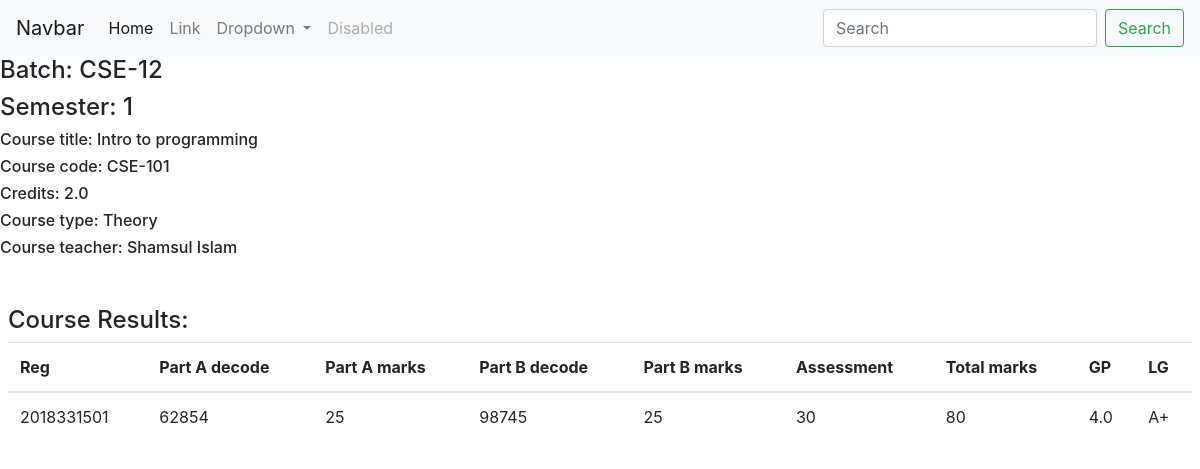
Page /main/course_view/CSE-12/1/Theory/CSE-101 on the earlier database version.
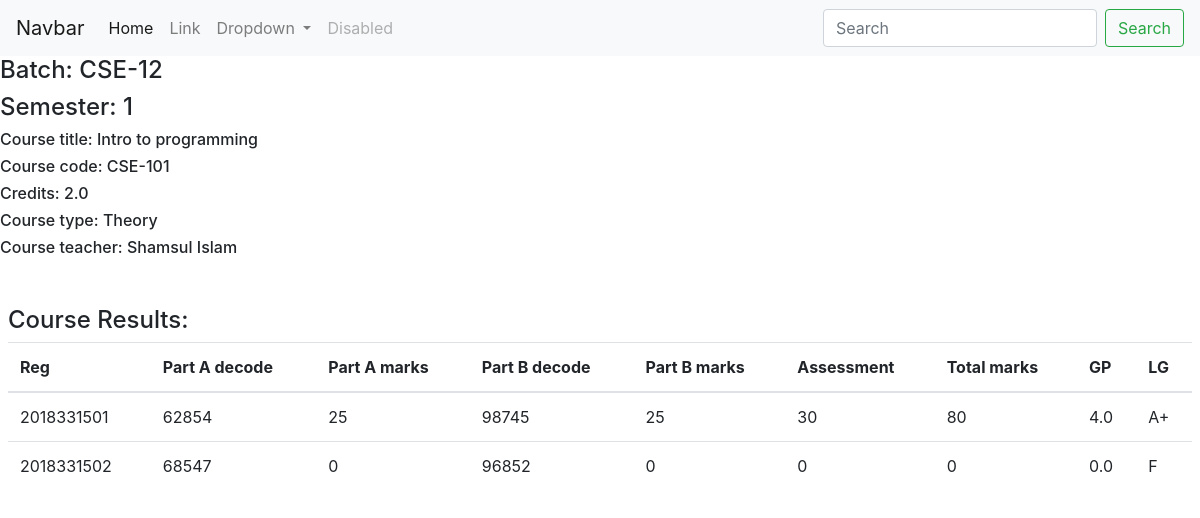
Same page on the later database version.
### main/models.py (models this page shows)
class TheoryCourseResult(models.Model):
    id = models.AutoField
    reg_no = models.CharField(max_length=10, default="")
    batch_no = models.CharField(max_length=6, default="")
    semester_no = models.IntegerField(default=None)
    course_code = models.CharField(max_length=8, default="")
    part_a_decode = models.CharField(max_length=10, default="")
    part_a_marks = models.IntegerField(default=None)
    part_b_decode = models.CharField(max_length=10, default="")
    part_b_marks = models.IntegerField(default=None)
    assessment_marks = models.IntegerField(default=None)
    total_marks = models.IntegerField(default=None)
    GP = models.FloatField(default=0)
    LG = models.CharField(max_length=5, default="")

### main/views.py (the view)
# urls.py: path('course_view/<str:batch_no>/<int:semester_no>/<str:course_type>/<str:course_code>', views.course_view, name="course_view")
def course_view(request, batch_no, semester_no, course_type, course_code):
    course = Course.objects.get(batch_no=batch_no, semester_no=semester_no, course_code=course_code)
    if request.method == "POST":
        if course_type == "Theory":
            reg_no = request.POST['reg_no']
            part_a_decode = request.POST['part_a_decode']
            part_a_marks = request.POST['part_a_marks']
            part_b_decode = request.POST['part_b_decode']
            part_b_marks = request.POST['part_b_marks']
            assessment_marks = request.POST['assessment_marks']
            total_marks = request.POST['total_marks']
            GP = request.POST['GP']
            LG = request.POST['LG']
            TheoryCourseResult.objects.create(reg_no=reg_no,
                                              batch_no=batch_no,
                                              semester_no=semester_no,
                                              course_code=course_code,
                                              part_a_decode=part_a_decode,
                                              part_a_marks=part_a_marks,
                                              part_b_decode=part_b_decode,
                                              part_b_marks=part_b_marks,
                                              assessment_marks=assessment_marks,
                                              total_marks=total_marks,
                                              GP=float(GP),
                                              LG=LG )
            results = TheoryCourseResult.objects.filter(batch_no=batch_no, semester_no=semester_no, course_code=course_code)
        elif course_type == "Sessional":
            reg_no = request.POST['reg_no']
            lab_marks = request.POST['lab_marks']
            assessment_marks = request.POST['assessment_marks']
            total_marks = request.POST['total_marks']
            GP = request.POST['GP']
            LG = request.POST['LG']
            SessionalCourseResult.objects.create(reg_no=reg_no,
                                                 batch_no=batch_no,
                                                 semester_no=semester_no,
                                                 course_code=course_code,
                                                 lab_marks=lab_marks,
                                                 assessment_marks=assessment_marks,
                                                 total_marks=total_marks,
                                                 GP=float(GP),
                                                 LG=LG )
            results = SessionalCourseResult.objects.filter(batch_no=batch_no, semester_no=semester_no, course_code=course_code)
        try:
            result_individual = Result.objects.get(reg_no=reg_no, batch_no=batch_no, semester_no=semester_no)
            course_results = json.loads(result_individual.course_results)
            course_results[course.course_code] = {'credits' : course.course_credits,
                                                  'GP' : GP,
                                                  'LG' : LG }
            result_individual.course_results = json.dumps(course_results)
            if float(GP) >= 2:
                result_individual.current_semester_credits += course.course_credits
                result_individual.current_semester_total_point += float(GP)*course.course_credits
                result_individual.current_semester_GPA = round((result_individual.current_semester_total_point / result_individual.current_semester_credits), 2)
            result_individual.save()
        except:
            course_results = dict()
            course_results[course.course_code] = {'credits' : course.course_credits,
                                                  'GP' : GP,
                                                  'LG' : LG }
            course_results_json = json.dumps(course_results)  # converting the dict to str(JSON)
            if float(GP) >= 2:
                current_semester_credits = course.course_credits
                current_semester_total_point = round((float(GP) * current_semester_credits), 2)
                current_semester_GPA = float(GP)
            else :
                current_semester_credits = 0
                current_semester_total_point = 0
                current_semester_GPA = 0
            result_individual = Result.objects.create(reg_no=reg_no,
                                                      batch_no=batch_no,
                                                      semester_no=semester_no,
                                                      course_results=course_results_json,
                                                      current_semester_credits=current_semester_credits,
                                                      current_semester_total_point=current_semester_total_point,
                                                      current_semester_GPA=current_semester_GPA)
        params = {'course':course,'results':results}
        return render(request, 'main/course_view.html', params)
    else:   # if not a POST request
        if course_type == "Theory":
            results = TheoryCourseResult.objects.filter(batch_no=batch_no, semester_no=semester_no, course_code=course_code)
        elif course_type == "Sessional":
            results = SessionalCourseResult.objects.filter(batch_no=batch_no, semester_no=semester_no, course_code=course_code)
        params = {'course':course,'results':results}
        return render(request, 'main/course_view.html', params)

### main/templates/main/course_view.html (shortened to what this page needs)
{% extends 'main/base.html' %}
{% block body %}
<h4>Batch: {{course.batch_no}}</h4>
<h4>Semester: {{course.semester_no}}</h4>
<h6>Course title: {{course.course_title}}</h6>
<h6>Course code: {{course.course_code}}</h6>
<h6>Credits: {{course.course_credits}}</h6>
<h6>Course type: {{course.course_type}}</h6>
<h6>Course teacher: {{course.course_teacher}}</h6>
{% if course.course_type == "Theory" %}
<section class="mx-2 my-5">
    <h4>Course Results:</h4>
    <table class="table table-hover">
        <thead>
          <tr>
            <th scope="col">Reg</th>
            <th scope="col">Part A decode</th>
            <th scope="col">Part A marks</th>
            <th scope="col">Part B decode</th>
            <th scope="col">Part B marks</th>
            <th scope="col">Assessment</th>
            <th scope="col">Total marks</th>
            <th scope="col">GP</th>
            <th scope="col">LG</th>
          </tr>
        </thead>
        <tbody>
            {% for result in results %}
            <tr>
                <td>{{result.reg_no}}</td>
                <td>{{result.part_a_decode}}</td>
                <td>{{result.part_a_marks}}</td>
                <td>{{result.part_b_decode}}</td>
                <td>{{result.part_a_marks}}</td>
                <td>{{result.assessment_marks}}</td>
                <td>{{result.total_marks}}</td>
                <td>{{result.GP}}</td>
                <td>{{result.LG}}</td>
            </tr>
            {% endfor %}
        </tbody>
      </table>
</section>
{% endif %}
{% endblock %}

Differences in the rows shown:
added TheoryCourseResult: reg_no "2018331502", part_a_decode "68547", part_a_marks "0", part_b_decode "96852", assessment_marks "0", total_marks "0", GP "0.0", LG "F"
